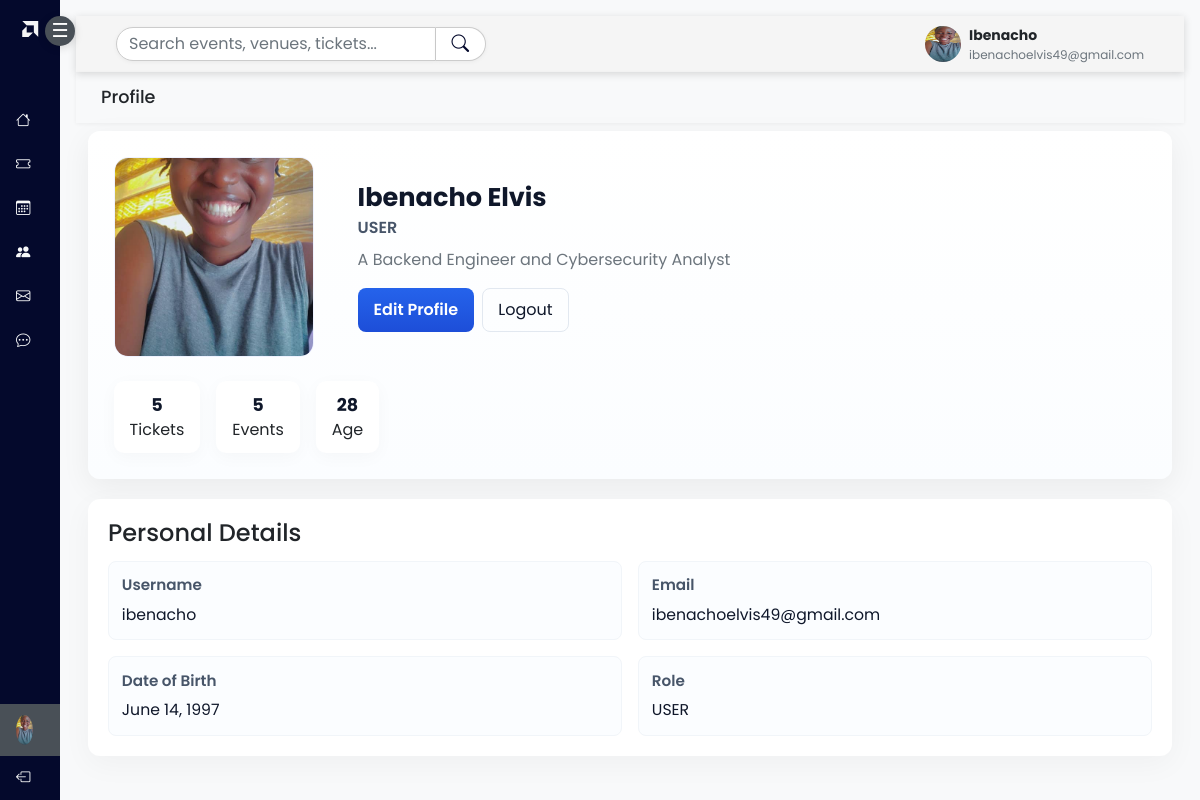
/profile/ (signed in), run on the app's committed database.
### accounts/models.py (models this page shows, shortened)
class CustomUser(AbstractUser):
    ROLES = (
        ('USER', 'User'),
        ('ADMIN', 'Admin'))
    role = models.CharField(max_length=20, choices=ROLES, default='USER')
    email = models.CharField(max_length=150, unique=True, null=False, blank=False)
    username = models.CharField(max_length=100, unique=False, null=True, blank=True)
    first_name = models.CharField(max_length=150, blank=False, null=False)
    last_name = models.CharField(max_length=150, blank=False, null=False)
    USERNAME_FIELD = 'email'
    REQUIRED_FIELDS = []
    objects = UserManager()
    class Meta:
        permissions = (("can_add_user", "Can add user"),
            ("can_update_user", "Can update user"),
            ("can_delete_user", "Can delete user"),
            )

class UserProfile(models.Model):
    profile_picture = models.ImageField(upload_to='media/', blank=True, null=True)
    date_of_birth = models.DateField(blank=True, null=True)
    age = models.IntegerField(blank=True, null=True)
    user = models.OneToOneField(CustomUser, on_delete=models.CASCADE, related_name='profile')
    bio = models.TextField(max_length=500, blank=True)

### accounts/views.py (the view)
# urls.py: path('profile/', views.profile, name="profile"),
@login_required
def profile(request):
    user_profile = UserProfile.objects.get(user=request.user)
    return render(request, 'accounts/profile.html', {"user_profile":user_profile})

### accounts/templates/accounts/profile.html (shortened to what this page needs)
{% extends 'accounts/base.html' %}
{% load static %}
{% block content%}
<div class="wrapper">
    <div id="sidebar" class="text-light collapsed d-flex flex-column">
      <a href="#" class="logo">
        <i class="bi bi-amd"></i><span class="menu-text"><b id='logo_home_dash'>Tech</b>Convene</span>
      </a>
      <button class="mb-3 mt-3" id="toggleSidebar">☰</button>
      <nav class="nav flex-column">
        <a href="{% url 'user_dashboard_view' %}" class="nav-link text-light">
          <i class="bi bi-house"></i>
        </a>
        <a href="{% url 'purchased_tickets' %}"  class="nav-link text-light">
          <i class="bi bi-ticket"></i>
        </a>
        <a href="{% url 'booked_event' %}"  class="nav-link text-light">
          <i class="bi bi-calendar3"></i>
        <a href="{% url 'chat_view' %}" class="nav-link text-light">
         <i class="bi bi-people-fill"></i>
        <a href="#" class="nav-link text-light">
          <i class="bi bi-envelope"></i>
        </a>
         <a href="#" class="nav-link text-light">
         <i class="bi bi-chat-dots"></i>
        </a>
        <div>
            <a href="{% url 'profile' %}" class="nav-link active text-light">
            {% if user.profile.profile_picture %}
            <img src="{{ user.profile.profile_picture.url }}"  class="rounded-circle" width="30" height="30" alt="no image"/>
            {% else %}
            <img  src="{% static 'accounts/images/avatar.jpg' %}" class="rounded-circle" width="30" height="30"/>
            {% endif %}
        </a>
         <a href="{% url 'logout' %}" class="nav-link text-light">
         <i class="bi bi-box-arrow-left"></i>
        </a>
        </div>
      </nav>
    </div>
    <div id="content" class="bg-light p-3">
      <div class="content_header_dash container-fluid d-flex justify-content-between align-items-center">
        <div class="d-flex align-items-center gap-0">
          <input name="search" id="dashboard-search" type="search" placeholder="Search events, venues, tickets..." aria-label="Search" class="form-control form-control-sm" style="width:320px;">
          <button id="dashboard-search-btn" type="submit" class="btn btn-outline-dark btn-sm">
            <i class="bi bi-search"></i>
          </button>
        </div>
        <div class="d-flex align-items-center gap-3">
        <div class="profile-mini d-none d-sm-flex d-flex align-items-center gap-2">
          <img src="{% if user.profile.profile_picture %}{{ user.profile.profile_picture.url }}{% else %}{% static 'accounts/images/avatar.jpg' %}{% endif %}" alt="{{ user.get_full_name }}" class="rounded-circle" width="36" height="36">
          <div class="d-none d-md-block">
            <div style="font-weight:700;font-size:14px;">{{ user.first_name|default:user.username }}</div>
            <div class="text-muted" style="font-size:12px;">{{ user.email }}</div>
          </div>
        </div>
      </div>
    </div>
    <h4 class="welcome-greeting container-fluid" >Profile</h4>
    <div class="container">
      <section class="profile-hero">
        <div class="profile-avatar">
          {% if user.profile.profile_picture %}
            <img src="{{ user.profile.profile_picture.url }}" alt="{{ user.get_full_name }}">
          {% else %}
            <img src="{% static 'accounts/images/avatar.jpg' %}" alt="{{ user.get_full_name }}">
          {% endif %}
        </div>
        <div class="profile-main">
          <h2>{{ user.first_name|default:user.username }} {% if user.last_name %}{{ user.last_name }}{% endif %}</h2>
          <p class="role">{{ user.role|default:'Attendee' }}</p>
          <p class="text-muted mt-2">{{ user.profile.bio|default:'This user has not added a bio yet.' }}</p>
          <div class="profile-actions">
            <a href="{% url 'edit_profile' email=user.email %}" class="btn btn-primary">Edit Profile</a>
            <a href="{% url 'logout' %}" class="btn btn-outline">Logout</a>
          </div>
        </div>
        <div class="profile-stats">
          <div class="stat">
            <div class="num">{{ user.tickets.count|default:5 }}</div>
            <div class="muted">Tickets</div>
          </div>
          <div class="stat">
            <div class="num">{{ user.booked_events.count|default:5 }}</div>
            <div class="muted">Events</div>
          </div>
          <div class="stat">
            <div class="num">{{ user_profile.age|default:'--' }}</div>
            <div class="muted">Age</div>
          </div>
        </div>
      </section>
      <section class="profile-card">
        <h4 style="margin-top:0; margin-bottom:0.8rem;">Personal Details</h4>
        <div class="profile-grid">
          <div class="item">
            <div class="label">Username</div>
            <div class="value">{{ user.username }}</div>
          </div>
          <div class="item">
            <div class="label">Email</div>
            <div class="value">{{ user.email }}</div>
          </div>
          <div class="item">
            <div class="label">Date of Birth</div>
            <div class="value">{{ user_profile.date_of_birth|default:'N/A' }}</div>
          </div>
          <div class="item">
            <div class="label">Role</div>
            <div class="value">{{ user.role|default:'Attendee' }}</div>
          </div>
        </div>
      </section>
    </div>
    </div>
    </div>
{% endblock%}

### accounts/static/accounts/css/style.css (style rules this page uses)
* { margin: 0; padding: 0; box-sizing: border-box; font-family: Poppins; }
html, body { overflow-x: hidden; scroll-behavior: smooth; width: 100%; }
.wrapper { display: flex; height: 100vh; overflow: hidden; }
#sidebar { height: 100%; width: 60px; background-color: #04092C; color: white; transition: width 0.3s ease; position: relative; }
#sidebar div { width: 100%; position: absolute; bottom: 0; }
#toggleSidebar { background: #495057; color: #fff; width: 30px; height: 30px; font-size: 1.2rem; border: none; position: fixed; left:45px; top: 0px; z-index: 1000; border-radius: 50%; box-shadow: 0 2px 8px rgba(0,0,0,0.15); display: flex; align-items: center; justify-content: center; cursor: pointer; transition: left 0.5s; }
#sidebar .nav-link { white-space: nowrap; overflow: hidden; text-overflow: ellipsis; display: flex; align-items: center; padding: 0.7rem 1rem; font-size: 0.9rem; text-align: center; width: 100%; transition: background-color 0.5s ease, color 0.5s ease, width 0.5s ease; }
#sidebar .nav-link.active { background-color: #495057; color: #ffffff; }
#sidebar .logo { text-decoration: none; padding: 18px 0; text-align: center; cursor:pointer; color: #495057; margin-bottom: 15px; font-size: 1rem; }
#sidebar .logo i { color: whitesmoke; }
#content { flex-grow: 1; overflow-y: auto; box-sizing: border-box; width: 100%; }
#content .content_header_dash { background: whitesmoke; box-shadow: 0 2px 8px rgba(0,0,0,0.15); width: 100%; padding: 0 40px; margin: 0; box-sizing: border-box; display: flex; align-items: center; justify-content: space-between; min-height: 56px; }
#content .content_header_dash > div { display: flex; align-items: center; }
#content .content_header_dash div input[type="search"] { padding: 4px 12px; border: 1px solid #ccc; border-radius: 20px 0 0 20px; background: #fff; font-size: 1rem; outline: none; transition: border-color 0.2s, box-shadow 0.2s; box-shadow: 0 1px 4px rgba(0,0,0,0.05); margin-right: 0; width: 180px; }
#content .content_header_dash div button[type="submit"] { border-radius: 0 20px 20px 0; border: 1px solid #ccc; border-left: none; padding: 3px 6px; margin-left: 0; background: #fff; color: #333; box-shadow: 0 1px 4px rgba(0,0,0,0.05); transition: background 0.2s; font-size: 1rem; display: flex; gap: 0; align-items: center; }
#content .content_header_dash div i { margin: 0 0.6rem; font-size: 1.1rem; color: #04092C; text-align: center; }
.welcome-greeting { font-size: 1.1rem; width: 100%; box-shadow: 0 1px 4px rgba(0,0,0,0.05); padding: 15px 25px; }

### accounts/templates/accounts/profile.html (style rules this page uses)
.profile-hero { display: grid; grid-template-columns: 220px 1fr; gap: 1.5rem; align-items: center; background: linear-gradient(180deg, #ffffff 0%, #fbfdff 100%); padding: 1.6rem; border-radius: 12px; box-shadow: 0 8px 30px rgba(2,6,23,0.06); margin-bottom: 1.25rem; }
.profile-avatar { width: 200px; height: 200px; border-radius: 14px; overflow: hidden; display: flex; align-items: center; justify-content: center; background: linear-gradient(135deg,#eef2ff, #fff); border: 1px solid #eef2ff; }
.profile-avatar img { width: 100%; height: 100%; object-fit: cover; border-radius: 10px; }
.profile-main h2 { margin: 0 0 0.25rem 0; font-size: 1.6rem; font-weight: 700; color: #0f172a; }
.profile-main p.role { margin: 0; color: #475569; font-weight: 600; }
.profile-actions { display:flex; gap:0.5rem; margin-top:0.9rem; }
.profile-actions .btn-primary { background: linear-gradient(180deg,#2563eb 0%, #1d4ed8 100%); border: none; padding: 0.6rem 1rem; border-radius: 8px; color: #fff; font-weight:600; }
.profile-actions .btn-outline { background: transparent; border: 1px solid #e2e8f0; color: #0f172a; padding: 0.55rem 0.95rem; border-radius: 8px; }
.profile-stats { display:flex; gap:1rem; margin-left: auto; }
.stat { background:#fff; padding:0.7rem 1rem; border-radius:10px; text-align:center; box-shadow:0 4px 18px rgba(2,6,23,0.03); }
.stat .num { font-weight:700; font-size:1.1rem; color:#0f172a; }
.profile-card { background:#fff; padding:1.25rem; border-radius:12px; box-shadow:0 8px 30px rgba(2,6,23,0.04); }
.profile-grid { display:grid; grid-template-columns: repeat(2,1fr); gap:1rem; }
.profile-grid .item { padding:0.8rem; border-radius:8px; background: #fbfdff; border:1px solid #f1f5f9; }
.label { color:#475569; font-weight:600; font-size:0.95rem; }
.value { color:#0f172a; font-size:0.98rem; margin-top:0.35rem; }

### data on the page
CustomUser: profile.profile_picture (picture), profile_picture (picture), first_name "Ibenacho", email "ibenachoelvis49@gmail.com", last_name "Elvis", role "USER", profile.bio "A Backend Engineer and Cybersecurity Analyst", username "ibenacho"
UserProfile: age "28", date_of_birth "June 14, 1997"

### other printed values
{{ user.tickets.count|default:5 }} "5"
{{ user.booked_events.count|default:5 }} "5"
